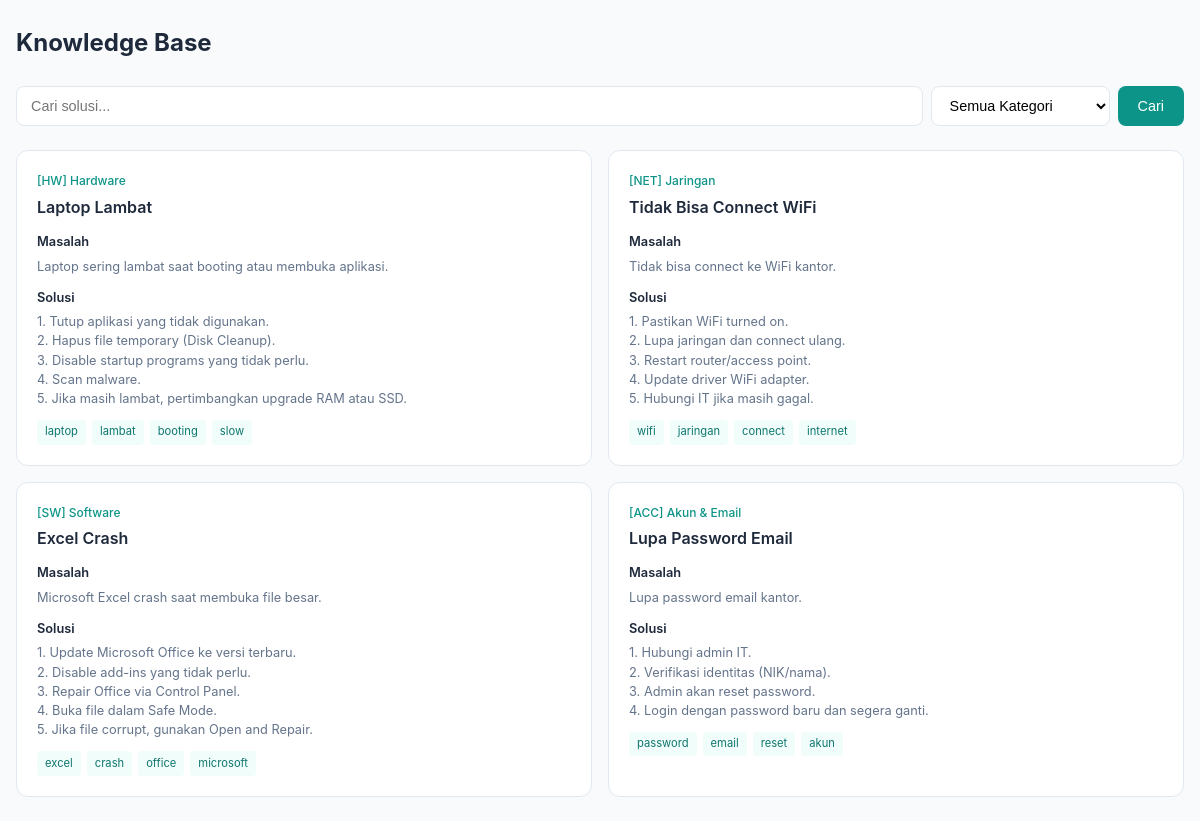
Screenshot of /user/knowledge (signed in) with the database file from the repository.
### tables this page shows
CREATE TABLE IF NOT EXISTS knowledge_base (
    id INT AUTO_INCREMENT PRIMARY KEY,
    id_category INT DEFAULT NULL,
    judul VARCHAR(255) NOT NULL,
    masalah TEXT NOT NULL,
    solusi TEXT NOT NULL,
    tags VARCHAR(255),
    created_at TIMESTAMP DEFAULT CURRENT_TIMESTAMP,
    updated_at TIMESTAMP DEFAULT CURRENT_TIMESTAMP ON UPDATE CURRENT_TIMESTAMP,
    FOREIGN KEY (id_category) REFERENCES categories(id) ON DELETE SET NULL
);

CREATE TABLE IF NOT EXISTS categories (
    id INT AUTO_INCREMENT PRIMARY KEY,
    nama VARCHAR(100) NOT NULL,
    deskripsi TEXT,
    icon VARCHAR(50) DEFAULT '',
    created_at TIMESTAMP DEFAULT CURRENT_TIMESTAMP
);

### Core/functions.php (called while the page is built, shortened)
<?php
function base_path($path)
{
    return BASE_PATH . $path;
}
function view($path, $attributes = [])
{
    extract($attributes);
    require base_path('views/' . $path);
}

### controllers/user/knowledge/index.php (called while the page is built, shortened)
<?php
$db = App::resolve(Database::class);
$search = trim($_GET['search'] ?? '');
$categoryId = $_GET['kategori'] ?? '';
$sql = 'SELECT kb.*, c.nama AS kategori_nama, c.icon AS kategori_icon FROM knowledge_base kb LEFT JOIN categories c ON kb.id_category = c.id WHERE 1=1';
$params = [];
$sql .= ' ORDER BY kb.created_at DESC';
$articles = $db->query($sql, $params)->getAll();
$categories = $db->query('SELECT * FROM categories ORDER BY nama')->getAll();
view('dashboard_user/knowledge/index.view.php', [
    'css' => 'dashboard.css',
    'title' => 'Knowledge Base - TiketIT',
    'articles' => $articles,
    'categories' => $categories,
    'search' => $search,
    'categoryId' => $categoryId,
]);

### public/index.php (called while the page is built, shortened)
<?php
require BASE_PATH.'Core/functions.php';
spl_autoload_register(function ($class) {
    $class = str_replace('\\', DIRECTORY_SEPARATOR, $class);
});
require base_path('bootstrap.php');
$router = new \Core\Router();
$uri = parse_url($_SERVER['REQUEST_URI'])['path'];
$method = $_POST['_method'] ?? $_SERVER['REQUEST_METHOD'];
$router->route($uri, $method);

### Core/App.php (called while the page is built, shortened)
<?php
class App
{
    protected static $container;
    public static function setContainer($container)
    {
        static::$container = $container;
    }
    public static function container()
    {
        return static::$container;
    }
    public static function resolve($key)
    {
        return static::container()->resolve($key);
    }
}

### Core/Container.php (called while the page is built, shortened)
<?php
class Container
{
    protected $bindings = [];
    public function bind($key, $resolver)
    {
        $this->bindings[$key] = $resolver;
    }
    public function resolve($key)
    {
        $resolver = $this->bindings[$key];
        return call_user_func($resolver);
    }
}

### config.php (called while the page is built, shortened)
<?php
$config = [
    'database' => [
        'host' => getenv('DB_HOST') ?: 'localhost',
        'port' => getenv('DB_PORT') ?: 3306,
        'dbname' => getenv('DB_NAME') ?: 'tiketit',
        'charset' => 'utf8mb4',
        'username' => getenv('DB_USER') ?: 'root',
        'password' => getenv('DB_PASS') ?: '',
    ],
    'app' => [
        'name' => 'TiketIT',
        'version' => '1.0.0',
        'timezone' => 'Asia/Jakarta',
    ],
];
$local = __DIR__ . '/config.local.php';
return $config;

### bootstrap.php (called while the page is built, shortened)
<?php
$container = new Container();
$container->bind('Core\Database', function () {
    $config = require base_path('config.php');
    return new Database(
        $config['database'],
        $config['database']['username'] ?? 'root',
        $config['database']['password'] ?? ''
    );
});

### Core/Database.php (called while the page is built, shortened)
<?php
class Database
{
    public $connection;
    public $statement;
    public function __construct($config, $username = 'root', $password = '')
    {
        $dsn = 'mysql:' . http_build_query($config, '', ';');
        $this->connection = new PDO($dsn, $username, $password, [
           PDO::ATTR_DEFAULT_FETCH_MODE => PDO::FETCH_ASSOC
        ]);
    }
    public function query($query, $params = [])
    {
        $this->statement = $this->connection->prepare($query);
        $this->statement->execute($params);
        return $this;
    }
    public function getAll()
    {
        return $this->statement->fetchAll();
    }
}

### views/dashboard_user/knowledge/index.view.php (the view, shortened to what this page needs)
<?php require base_path('views/partials/head.php') ?>
<div class="dashboard-container">
    <div class="page-header">
        <h1>Knowledge Base</h1>
    </div>
    <form method="GET" action="/user/knowledge" class="search-bar">
        <input type="text" name="search" placeholder="Cari solusi..." value="<?= htmlspecialchars($search) ?>">
        <select name="kategori">
            <option value="">Semua Kategori</option>
        </select>
        <button type="submit" class="btn-primary">Cari</button>
    </form>
    <?php if (empty($articles)): ?>
        <div class="empty-state">
            <div class="empty-icon"></div>
            <p>Tidak ada artikel ditemukan.</p>
        </div>
    <?php else: ?>
        <div class="kb-grid">
            <?php foreach ($articles as $article): ?>
            <div class="kb-card">
                <div class="kb-header">
                    <span class="kb-category"><?= $article['kategori_icon'] ?? '' ?> <?= htmlspecialchars($article['kategori_nama'] ?? 'Umum') ?></span>
                    <h3><?= htmlspecialchars($article['judul']) ?></h3>
                </div>
                <div class="kb-body">
                    <div class="kb-section">
                        <h4>Masalah</h4>
                        <p><?= nl2br(htmlspecialchars($article['masalah'])) ?></p>
                    </div>
                    <div class="kb-section">
                        <h4>Solusi</h4>
                        <p><?= nl2br(htmlspecialchars($article['solusi'])) ?></p>
                    </div>
                    <?php if ($article['tags']): ?>
                    <div class="kb-tags">
                        <?php foreach (explode(',', $article['tags']) as $tag): ?>
                            <span class="tag"><?= htmlspecialchars(trim($tag)) ?></span>
                        <?php endforeach; ?>
                    </div>
                    <?php endif; ?>
                </div>
            </div>
            <?php endforeach; ?>
        </div>
    <?php endif; ?>
</div>
<?php require base_path('views/partials/foot.php') ?>

### Core/Router.php (shortened to what this page needs)
<?php
class Router
{
    protected $routes = [];
    public function add($method, $uri, $controller)
    {
        $this->routes[] = [
            'uri' => $uri,
            'controller' => $controller,
            'method' => $method
        ];
    }
    public function route($uri, $method)
    {
        foreach ($this->routes as $route) {
            if ($route['uri'] === $uri && $route['method'] === strtoupper($method)) {
                return require base_path($route['controller']);
            }
        }
    }
}

### public/css/dashboard.css (style rules this page uses)
:root { --primary: #0d9488; --primary-light: #14b8a6; --primary-dark: #0f766e; --primary-50: #f0fdfa; --primary-100: #ccfbf1; --bg: #f8fafc; --bg-card: #ffffff; --bg-sidebar: #0f766e; --text: #1e293b; --text-muted: #64748b; --border: #e2e8f0; --success: #22c55e; --warning: #f59e0b; --danger: #ef4444; --info: #3b82f6; --shadow: 0 1px 3px rgba(0,0,0,0.1); }
* { box-sizing: border-box; margin: 0; padding: 0; }
body { font-family: 'Inter', 'Segoe UI', system-ui, sans-serif; background: var(--bg); color: var(--text); line-height: 1.6; }
.dashboard-container { max-width: 1200px; margin: 0 auto; padding: 1.5rem 1rem; }
.page-header { display: flex; align-items: center; justify-content: space-between; margin-bottom: 1.5rem; flex-wrap: wrap; gap: 1rem; }
.page-header h1 { font-size: 1.5rem; font-weight: 700; color: var(--text); }
.btn-primary { padding: 0.625rem 1.25rem; background: var(--primary); color: white; border: none; border-radius: 0.5rem; font-weight: 500; font-size: 0.9rem; cursor: pointer; transition: all 0.2s; text-decoration: none; display: inline-block; }
.page-header h1 { font-size: 1.5rem; font-weight: 700; }
.kb-grid { display: grid; grid-template-columns: 1fr; gap: 1rem; }
@media (min-width: 768px) { .kb-grid { grid-template-columns: repeat(2, 1fr); } }
.kb-card { background: var(--bg-card); border: 1px solid var(--border); border-radius: 0.75rem; padding: 1.25rem; }
.kb-header { margin-bottom: 0.75rem; }
.kb-category { font-size: 0.75rem; color: var(--primary); font-weight: 500; margin-bottom: 0.25rem; display: block; }
.kb-header h3 { font-size: 1rem; font-weight: 600; }
.kb-section { margin-bottom: 0.75rem; }
.kb-section h4 { font-size: 0.8rem; font-weight: 600; color: var(--text); margin-bottom: 0.25rem; }
.kb-section p { font-size: 0.8rem; color: var(--text-muted); line-height: 1.5; }
.kb-tags { display: flex; flex-wrap: wrap; gap: 0.375rem; margin-top: 0.5rem; }
.kb-tags .tag { padding: 0.2rem 0.5rem; background: var(--primary-50); color: var(--primary-dark); border-radius: 0.25rem; font-size: 0.7rem; }
.search-bar { display: flex; gap: 0.5rem; margin-bottom: 1.5rem; flex-wrap: wrap; }
.search-bar input { flex: 1; min-width: 200px; padding: 0.625rem 0.875rem; border: 1px solid var(--border); border-radius: 0.5rem; font-size: 0.9rem; }
.search-bar select { padding: 0.625rem 0.875rem; border: 1px solid var(--border); border-radius: 0.5rem; font-size: 0.9rem; background: var(--bg-card); }
.tag { padding: 0.2rem 0.5rem; background: var(--primary-50); color: var(--primary-dark); border-radius: 0.25rem; font-size: 0.7rem; }

### rows the page displays
knowledge_base: id_category.icon "[HW]", id_category.nama "Hardware", judul "Laptop Lambat", masalah "Laptop sering lambat saat booting atau membuka aplikasi.", solusi "1. Tutup aplikasi yang tidak digunakan. 2. Hapus file temporary (Disk Cleanup). 3. Disable startup programs yang tidak perlu. 4. Scan malware. 5. Jika masih lambat, pertimbangkan upgrade RAM atau SSD.", tags "laptop", tags "lambat", tags "booting", tags "slow"
knowledge_base: id_category.icon "[NET]", id_category.nama "Jaringan", judul "Tidak Bisa Connect WiFi", masalah "Tidak bisa connect ke WiFi kantor.", solusi "1. Pastikan WiFi turned on. 2. Lupa jaringan dan connect ulang. 3. Restart router/access point. 4. Update driver WiFi adapter. 5. Hubungi IT jika masih gagal.", tags "wifi", tags "jaringan", tags "connect", tags "internet"
knowledge_base: id_category.icon "[SW]", id_category.nama "Software", judul "Excel Crash", masalah "Microsoft Excel crash saat membuka file besar.", solusi "1. Update Microsoft Office ke versi terbaru. 2. Disable add-ins yang tidak perlu. 3. Repair Office via Control Panel. 4. Buka file dalam Safe Mode. 5. Jika file corrupt, gunakan Open and Repair.", tags "excel", tags "crash", tags "office", tags "microsoft"
knowledge_base: id_category.icon "[ACC]", id_category.nama "Akun & Email", judul "Lupa Password Email", masalah "Lupa password email kantor.", solusi "1. Hubungi admin IT. 2. Verifikasi identitas (NIK/nama). 3. Admin akan reset password. 4. Login dengan password baru dan segera ganti.", tags "password", tags "email", tags "reset", tags "akun"
